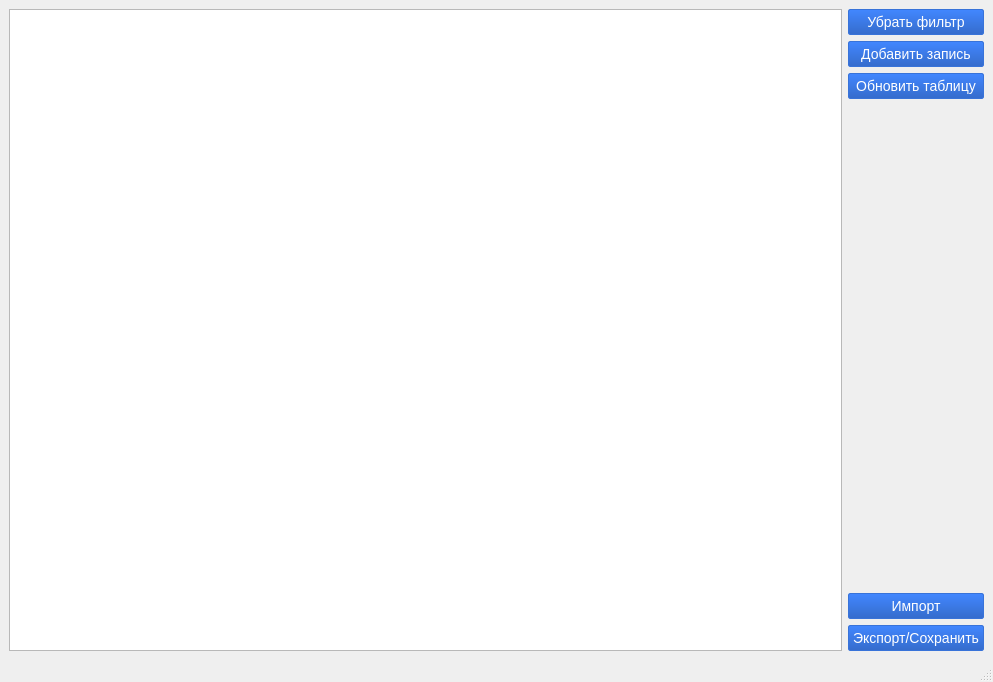
<?xml version="1.0" encoding="UTF-8"?>
<ui version="4.0">
 <class>MainWindow</class>
 <widget class="QMainWindow" name="MainWindow">
  <property name="geometry">
   <rect>
    <x>0</x>
    <y>0</y>
    <width>993</width>
    <height>682</height>
   </rect>
  </property>
  <property name="windowTitle">
   <string>MainWindow</string>
  </property>
  <property name="windowIcon">
   <iconset>
    <normaloff>logo.png</normaloff>logo.png</iconset>
  </property>
  <widget class="QWidget" name="centralwidget">
   <layout class="QGridLayout" name="gridLayout_3">
    <item row="0" column="0">
     <layout class="QGridLayout" name="gridLayout_2">
      <item row="5" column="1">
       <widget class="QPushButton" name="export_2">
        <property name="styleSheet">
         <string notr="true"> QPushButton {   padding:4px;    color: #fff;   font-size: 14px;   border-radius: 2px; border: 1px solid #3873d9; background-color: qlineargradient( x1: 0, y1: 0, x2: 0, y2: 1,  stop: 0 #4287ff, stop: 1 #356ccc); }</string>
        </property>
        <property name="text">
         <string>Экспорт/Сохранить</string>
        </property>
       </widget>
      </item>
      <item row="4" column="1">
       <widget class="QPushButton" name="zagruz">
        <property name="styleSheet">
         <string notr="true"> QPushButton {   padding:4px;    color: #fff;   font-size: 14px;   border-radius: 2px; border: 1px solid #3873d9; background-color: qlineargradient( x1: 0, y1: 0, x2: 0, y2: 1,  stop: 0 #4287ff, stop: 1 #356ccc); }</string>
        </property>
        <property name="text">
         <string>Импорт</string>
        </property>
       </widget>
      </item>
      <item row="0" column="1">
       <widget class="QPushButton" name="nofilt">
        <property name="styleSheet">
         <string notr="true"> QPushButton {   padding:4px;    color: #fff;   font-size: 14px;   border-radius: 2px; border: 1px solid #3873d9; background-color: qlineargradient( x1: 0, y1: 0, x2: 0, y2: 1,  stop: 0 #4287ff, stop: 1 #356ccc); }</string>
        </property>
        <property name="text">
         <string>Убрать фильтр</string>
        </property>
       </widget>
      </item>
      <item row="1" column="1">
       <widget class="QPushButton" name="dob">
        <property name="styleSheet">
         <string notr="true"> QPushButton {   padding:4px;    color: #fff;   font-size: 14px;   border-radius: 2px; border: 1px solid #3873d9; background-color: qlineargradient( x1: 0, y1: 0, x2: 0, y2: 1,  stop: 0 #4287ff, stop: 1 #356ccc); }</string>
        </property>
        <property name="text">
         <string>Добавить запись</string>
        </property>
       </widget>
      </item>
      <item row="0" column="0" rowspan="6">
       <widget class="QTableWidget" name="tableWidget"/>
      </item>
      <item row="2" column="1">
       <widget class="QPushButton" name="obnov">
        <property name="styleSheet">
         <string notr="true"> QPushButton {   padding:4px;    color: #fff;   font-size: 14px;   border-radius: 2px; border: 1px solid #3873d9; background-color: qlineargradient( x1: 0, y1: 0, x2: 0, y2: 1,  stop: 0 #4287ff, stop: 1 #356ccc); }</string>
        </property>
        <property name="text">
         <string>Обновить таблицу</string>
        </property>
       </widget>
      </item>
     </layout>
    </item>
   </layout>
  </widget>
  <widget class="QStatusBar" name="statusbar"/>
 </widget>
 <resources/>
 <connections/>
</ui>
